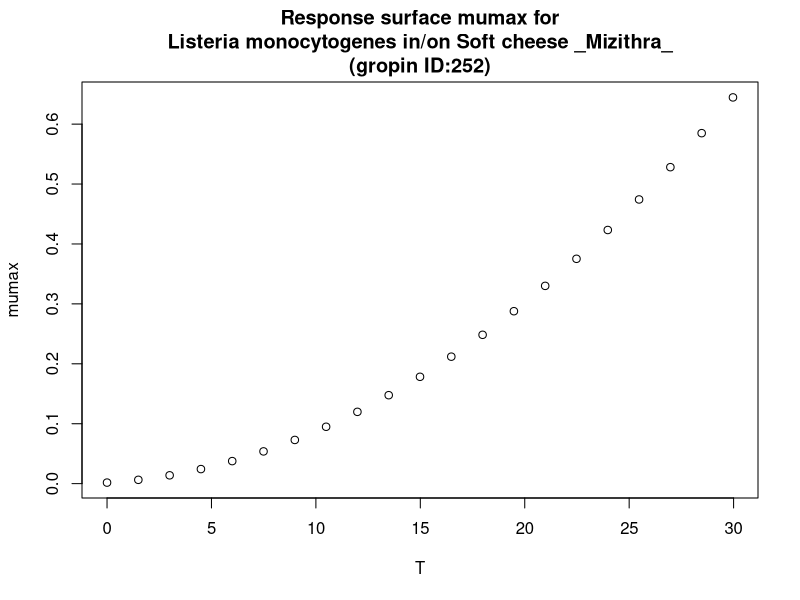

The R source for this figure:
#############################
# start of Parameter script
#############################
T <- seq(0,29.97002997003,length.out=21)
#############################
# end of Parameter script
#############################
############################# 
# start of Model script Gropin ID 252 
#############################
 
# constant coefficients for this model
a <- 0.082
Tmin <- -1.64
 
variables <- data.frame(T)
argumentsPar <- expand.grid(variables)
 
# heart of the model
response_surface <- function(T) {
   mumax <-2.302585*(a*(T-Tmin))^2/24

return(mumax=mumax)
} 

# output parameters
responseSurface <- cbind(argumentsPar,response_surface(argumentsPar['T']))
colnames(responseSurface) <- c(colnames(argumentsPar),'mumax')
#############################
# End of Model script
#############################
############################# 
# start of Visualisation script Gropin ID 252 
#############################
plot(T,responseSurface$'mumax',xlab='T',
                          ylab='mumax',main='Response surface mumax for
Listeria monocytogenes in/on Soft cheese _Mizithra_
(gropin ID:252)')
#############################
# End of Visualisation script
#############################
